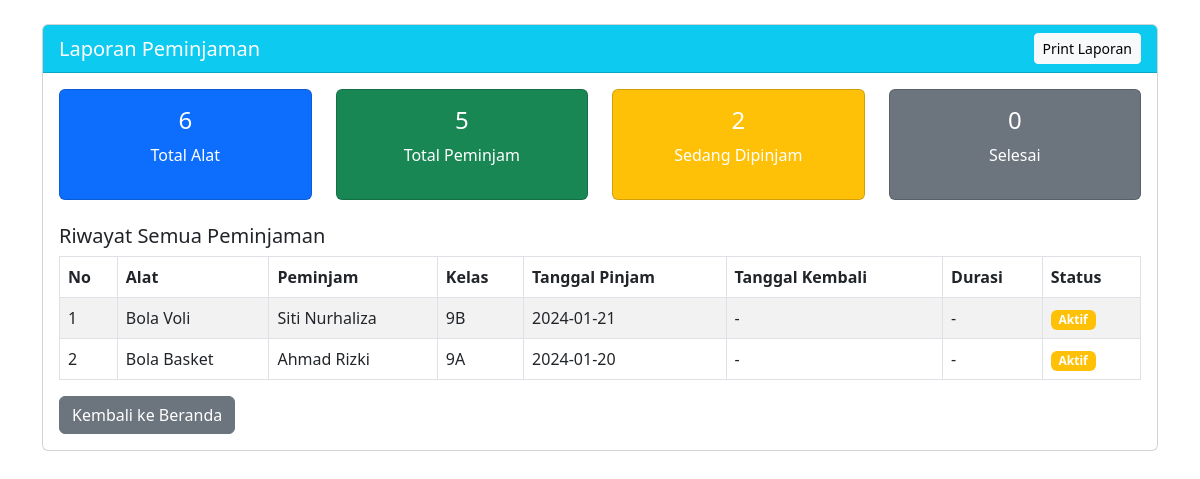
The app's page /laporan.php, older data.
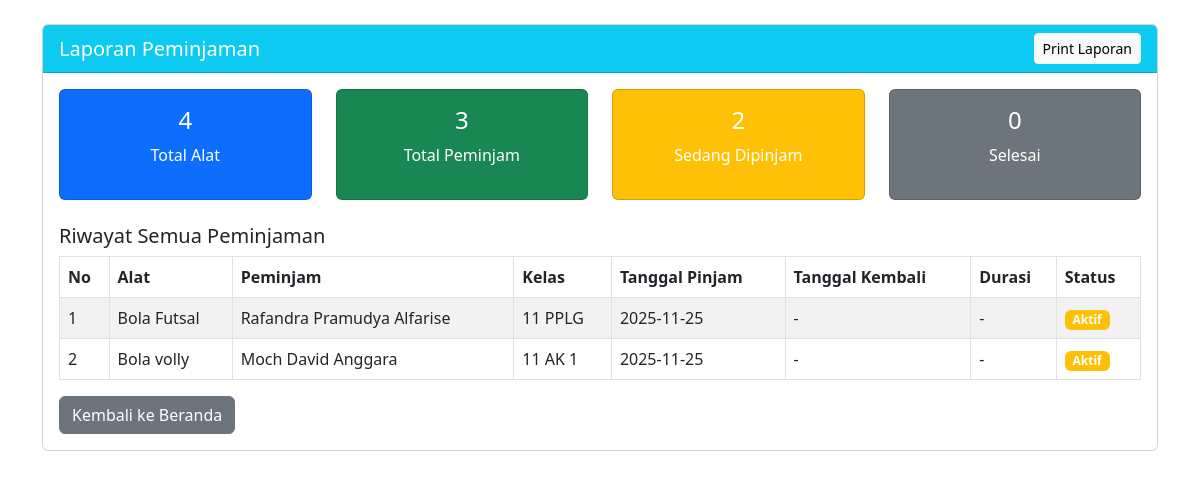
The same page, newer data.
### tables this page shows
CREATE TABLE peminjaman (
    id INT PRIMARY KEY AUTO_INCREMENT,
    alat_id INT,
    peminjam_id INT,
    nama_peminjam VARCHAR(100),
    kelas_peminjam VARCHAR(20),
    tanggal_pinjam DATE NOT NULL,
    tanggal_kembali DATE,
    durasi INT,
    status ENUM('Aktif', 'Selesai') DEFAULT 'Aktif'
);

CREATE TABLE alat_olahraga (
    id INT PRIMARY KEY AUTO_INCREMENT,
    nama_alat VARCHAR(100) NOT NULL,
    stok INT DEFAULT 1,
    dipinjam INT DEFAULT 0
);

CREATE TABLE peminjam (
    id INT PRIMARY KEY AUTO_INCREMENT,
    nama_peminjam VARCHAR(100) NOT NULL,
    kelas VARCHAR(20) NOT NULL
);

### laporan.php (the view, shortened to what this page needs)
<?php
include('koneksi.php');
$total_alat = mysqli_fetch_assoc(mysqli_query($connection, "SELECT COUNT(*) as total FROM alat_olahraga"))['total'];
$total_peminjam = mysqli_fetch_assoc(mysqli_query($connection, "SELECT COUNT(*) as total FROM peminjam"))['total'];
$peminjaman_aktif = mysqli_fetch_assoc(mysqli_query($connection, "SELECT COUNT(*) as total FROM peminjaman WHERE status='Aktif'"))['total'];
$peminjaman_selesai = mysqli_fetch_assoc(mysqli_query($connection, "SELECT COUNT(*) as total FROM peminjaman WHERE status='Selesai'"))['total'];
$riwayat = mysqli_query($connection,
    "SELECT p.*, a.nama_alat, pm.nama_peminjam, pm.kelas
     FROM peminjaman p
     JOIN alat_olahraga a ON p.alat_id = a.id
     JOIN peminjam pm ON p.peminjam_id = pm.id
     ORDER BY p.tanggal_pinjam DESC"
);
?>
<!DOCTYPE html>
<html lang="id">
<head>
    <link href="https://cdn.jsdelivr.net/npm/bootstrap@5.3.0/dist/css/bootstrap.min.css" rel="stylesheet">
</head>
<body>
    <div class="container mt-4">
        <div class="card">
            <div class="card-header bg-info text-white d-flex justify-content-between align-items-center">
                <h5 class="mb-0">Laporan Peminjaman</h5>
                <button onclick="window.print()" class="btn btn-light btn-sm no-print">Print Laporan</button>
            </div>
            <div class="card-body">
              <div class="row mb-4">
                   <div class="col-md-3">
                        <div class="card text-white bg-primary">
                            <div class="card-body text-center">
                                <h4><?php echo $total_alat; ?></h4>
                                <p>Total Alat</p>
                            </div>
                        </div>
               </div>
               <div class="col-md-3">
                        <div class="card text-white bg-success">
                            <div class="card-body text-center">
                                <h4><?php echo $total_peminjam; ?></h4>
                                <p>Total Peminjam</p>
                            </div>
                        </div>
               </div>
             <div class="col-md-3">
                        <div class="card text-white bg-warning">
                            <div class="card-body text-center">
                                <h4><?php echo $peminjaman_aktif; ?></h4>
                                <p>Sedang Dipinjam</p>
                            </div>
                        </div>
             </div>
              <div class="col-md-3">
                        <div class="card text-white bg-secondary">
                            <div class="card-body text-center">
                                <h4><?php echo $peminjaman_selesai; ?></h4>
                                <p>Selesai</p>
                            </div>
                 </div>
            </div>
          </div>
                <h5>Riwayat Semua Peminjaman</h5>
                <div class="table-responsive">
                    <table class="table table-striped table-bordered">
                        <thead>
                            <tr>
                                <th>No</th>
                                <th>Alat</th>
                                <th>Peminjam</th>
                                <th>Kelas</th>
                                <th>Tanggal Pinjam</th>
                                <th>Tanggal Kembali</th>
                                <th>Durasi</th>
                                <th>Status</th>
                            </tr>
                        </thead>
                        <tbody>
                            <?php $no = 1; while($row = mysqli_fetch_array($riwayat)): ?>
                            <tr>
                                <td><?php echo $no++; ?></td>
                                <td><?php echo $row['nama_alat']; ?></td>
                                <td><?php echo $row['nama_peminjam']; ?></td>
                                <td><?php echo $row['kelas']; ?></td>
                                <td><?php echo $row['tanggal_pinjam']; ?></td>
                                <td><?php echo $row['tanggal_kembali'] ?: '-'; ?></td>
                                <td><?php echo $row['durasi'] ? $row['durasi'] . ' hari' : '-'; ?></td>
                                <td>
                                    <?php if($row['status'] == 'Aktif'): ?>
                                        <span class="badge bg-warning">Aktif</span>
                                    <?php else: ?>
                                        <span class="badge bg-success">Selesai</span>
                                    <?php endif; ?>
                                </td>
                            </tr>
                            <?php endwhile; ?>
                        </tbody>
                    </table>
                </div>
                <div class="no-print">
                    <a href="index.php" class="btn btn-secondary">Kembali ke Beranda</a>
                </div>
            </div>
        </div>
    </div>
</body>
</html>

Row changes from the older to the newer data that the page shows:
changed peminjaman: alat_olahraga.nama_alat "Bola Basket" → "Bola Futsal"; peminjam.nama_peminjam "Ahmad Rizki" → "Rafandra Pramudya Alfarise"; peminjam.kelas "9A" → "11 PPLG"; tanggal_pinjam "2024-01-20" → "2025-11-25"; moves up the list
changed peminjaman: alat_olahraga.nama_alat "Bola Voli" → "Bola volly"; peminjam.nama_peminjam "Siti Nurhaliza" → "Moch David Anggara"; peminjam.kelas "9B" → "11 AK 1"; tanggal_pinjam "2024-01-21" → "2025-11-25"
Text that changed along with them:
$total_alat: "6" → "4"
$total_peminjam: "5" → "3"
